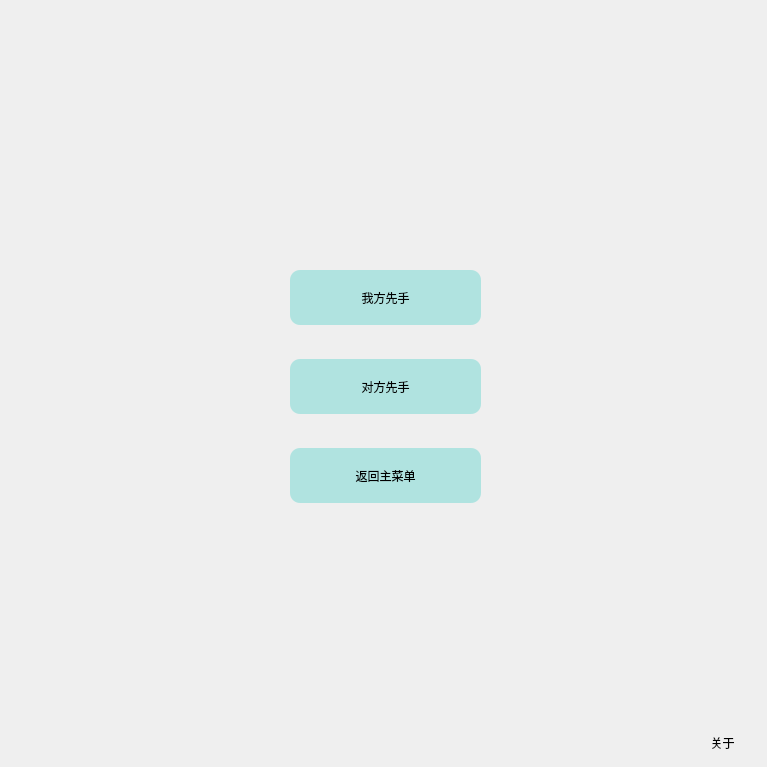
<?xml version="1.0" encoding="UTF-8"?>
<ui version="4.0">
 <class>main_menu</class>
 <widget class="QWidget" name="main_menu">
  <property name="geometry">
   <rect>
    <x>0</x>
    <y>0</y>
    <width>767</width>
    <height>767</height>
   </rect>
  </property>
  <property name="minimumSize">
   <size>
    <width>766</width>
    <height>767</height>
   </size>
  </property>
  <property name="maximumSize">
   <size>
    <width>767</width>
    <height>767</height>
   </size>
  </property>
  <property name="windowTitle">
   <string>Python五子棋</string>
  </property>
  <property name="styleSheet">
   <string notr="true">QWidget#main_menu{
border-image: url(:/index/images/board.png);
}</string>
  </property>
  <widget class="QPushButton" name="about_button">
   <property name="enabled">
    <bool>true</bool>
   </property>
   <property name="geometry">
    <rect>
     <x>690</x>
     <y>720</y>
     <width>65</width>
     <height>45</height>
    </rect>
   </property>
   <property name="sizePolicy">
    <sizepolicy hsizetype="Minimum" vsizetype="Fixed">
     <horstretch>0</horstretch>
     <verstretch>0</verstretch>
    </sizepolicy>
   </property>
   <property name="minimumSize">
    <size>
     <width>65</width>
     <height>45</height>
    </size>
   </property>
   <property name="styleSheet">
    <string notr="true">QPushButton{
	font: 14pt &quot;方正舒体&quot;;
    
	
	background-color: rgba(169, 226, 223, 0);
	border-radius: 10px
}
QPushButton:hover{
    background-color: rgba(172, 206, 228, 128);
}
QPushButton:pressed{
    
	background-color: rgba(176, 184, 230, 228);
}</string>
   </property>
   <property name="text">
    <string>关于</string>
   </property>
  </widget>
  <widget class="QWidget" name="layoutWidget">
   <property name="geometry">
    <rect>
     <x>290</x>
     <y>270</y>
     <width>191</width>
     <height>235</height>
    </rect>
   </property>
   <layout class="QFormLayout" name="formLayout_2">
    <property name="verticalSpacing">
     <number>34</number>
    </property>
    <item row="1" column="0" colspan="2">
     <widget class="QPushButton" name="hc_computer">
      <property name="sizePolicy">
       <sizepolicy hsizetype="Minimum" vsizetype="Fixed">
        <horstretch>0</horstretch>
        <verstretch>0</verstretch>
       </sizepolicy>
      </property>
      <property name="minimumSize">
       <size>
        <width>0</width>
        <height>55</height>
       </size>
      </property>
      <property name="styleSheet">
       <string notr="true">QPushButton{
	font: 14pt &quot;方正舒体&quot;;
    
	
	background-color: rgba(169, 226, 223, 228);
	border-radius: 10px
}
QPushButton:hover{
    background-color: rgba(172, 206, 228, 228);
}
QPushButton:pressed{
    
	background-color: rgba(176, 184, 230, 228);
}</string>
      </property>
      <property name="text">
       <string>对方先手</string>
      </property>
     </widget>
    </item>
    <item row="0" column="0" colspan="2">
     <widget class="QPushButton" name="hc_humain">
      <property name="sizePolicy">
       <sizepolicy hsizetype="Minimum" vsizetype="Fixed">
        <horstretch>0</horstretch>
        <verstretch>0</verstretch>
       </sizepolicy>
      </property>
      <property name="minimumSize">
       <size>
        <width>0</width>
        <height>55</height>
       </size>
      </property>
      <property name="styleSheet">
       <string notr="true">QPushButton{
	font: 14pt &quot;方正舒体&quot;;
    
	
	background-color: rgba(169, 226, 223, 228);
	border-radius: 10px
}
QPushButton:hover{
    background-color: rgba(172, 206, 228, 228);
}
QPushButton:pressed{
    
	background-color: rgba(176, 184, 230, 228);
}</string>
      </property>
      <property name="text">
       <string>我方先手</string>
      </property>
     </widget>
    </item>
    <item row="2" column="0" colspan="2">
     <widget class="QPushButton" name="hc_computer_2">
      <property name="sizePolicy">
       <sizepolicy hsizetype="Minimum" vsizetype="Fixed">
        <horstretch>0</horstretch>
        <verstretch>0</verstretch>
       </sizepolicy>
      </property>
      <property name="minimumSize">
       <size>
        <width>0</width>
        <height>55</height>
       </size>
      </property>
      <property name="styleSheet">
       <string notr="true">QPushButton{
	font: 14pt &quot;方正舒体&quot;;
    
	
	background-color: rgba(169, 226, 223, 228);
	border-radius: 10px
}
QPushButton:hover{
    background-color: rgba(172, 206, 228, 228);
}
QPushButton:pressed{
    
	background-color: rgba(176, 184, 230, 228);
}</string>
      </property>
      <property name="text">
       <string>返回主菜单</string>
      </property>
     </widget>
    </item>
   </layout>
  </widget>
 </widget>
 <resources>
  <include location="../index.qrc"/>
 </resources>
 <connections>
  <connection>
   <sender>about_button</sender>
   <signal>clicked()</signal>
   <receiver>main_menu</receiver>
   <slot>about()</slot>
   <hints>
    <hint type="sourcelabel">
     <x>754</x>
     <y>756</y>
    </hint>
    <hint type="destinationlabel">
     <x>659</x>
     <y>608</y>
    </hint>
   </hints>
  </connection>
  <connection>
   <sender>hc_computer_2</sender>
   <signal>clicked()</signal>
   <receiver>main_menu</receiver>
   <slot>return_main_menu()</slot>
   <hints>
    <hint type="sourcelabel">
     <x>413</x>
     <y>484</y>
    </hint>
    <hint type="destinationlabel">
     <x>568</x>
     <y>474</y>
    </hint>
   </hints>
  </connection>
 </connections>
 <slots>
  <slot>about()</slot>
  <slot>setting()</slot>
  <slot>game_exit()</slot>
  <slot>human_computer_mode()</slot>
  <slot>return_main_menu()</slot>
 </slots>
</ui>
